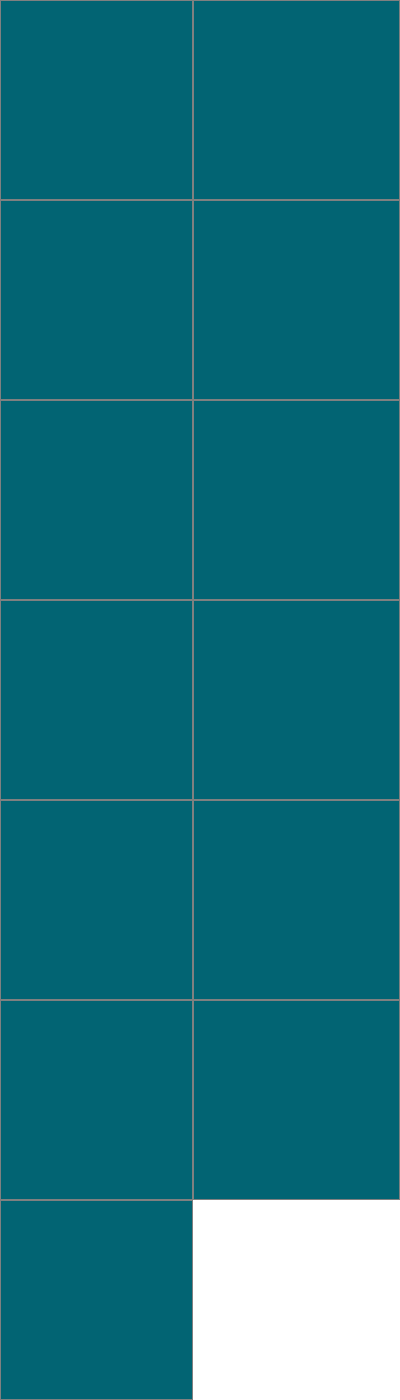
            <widget class="QWidget" name="scrollAreaWidgetContentsCalcMenu">
             <property name="geometry">
              <rect>
               <x>0</x>
               <y>0</y>
               <width>400</width>
               <height>1400</height>
              </rect>
             </property>
             <property name="sizePolicy">
              <sizepolicy hsizetype="MinimumExpanding" vsizetype="Fixed">
               <horstretch>0</horstretch>
               <verstretch>0</verstretch>
              </sizepolicy>
             </property>
             <property name="minimumSize">
              <size>
               <width>400</width>
               <height>1400</height>
              </size>
             </property>
             <property name="baseSize">
              <size>
               <width>400</width>
               <height>1400</height>
              </size>
             </property>
             <property name="autoFillBackground">
              <bool>false</bool>
             </property>
             <property name="styleSheet">
              <string notr="true">background-color: rgb(255,255,255);</string>
             </property>
             <layout class="QGridLayout" name="gridLayout_3">
              <property name="leftMargin">
               <number>0</number>
              </property>
              <property name="topMargin">
               <number>0</number>
              </property>
              <property name="rightMargin">
               <number>0</number>
              </property>
              <property name="bottomMargin">
               <number>0</number>
              </property>
              <property name="spacing">
               <number>0</number>
              </property>
              <item row="4" column="2">
               <widget class="QPushButton" name="pushButtonCnvPower">
                <property name="sizePolicy">
                 <sizepolicy hsizetype="MinimumExpanding" vsizetype="Fixed">
                  <horstretch>0</horstretch>
                  <verstretch>0</verstretch>
                 </sizepolicy>
                </property>
                <property name="minimumSize">
                 <size>
                  <width>190</width>
                  <height>200</height>
                 </size>
                </property>
                <property name="maximumSize">
                 <size>
                  <width>16777215</width>
                  <height>200</height>
                 </size>
                </property>
                <property name="baseSize">
                 <size>
                  <width>190</width>
                  <height>200</height>
                 </size>
                </property>
                <property name="toolTip">
                 <string>Power (Ctrl +J)</string>
                </property>
                <property name="styleSheet">
                 <string notr="true">QPushButton {
    border: 1px solid gray;
    background-color: rgb(2, 100, 115);
}
QPushButton:hover {
    border: 0px;
    background-color: rgb(57, 100, 107);
}
QPushButton:pressed {
    border: 0px;
    background-color: rgb(86, 151, 161);
}</string>
                </property>
                <property name="text">
                 <string/>
                </property>
                <property name="icon">
                 <iconset>
                  <normalon>:/images/power</normalon>
                 </iconset>
                </property>
                <property name="iconSize">
                 <size>
                  <width>150</width>
                  <height>150</height>
                 </size>
                </property>
                <property name="shortcut">
                 <string>Ctrl+J</string>
                </property>
               </widget>
              </item>
              <item row="6" column="0">
               <widget class="QPushButton" name="pushButtonCnvData">
                <property name="sizePolicy">
                 <sizepolicy hsizetype="MinimumExpanding" vsizetype="Fixed">
                  <horstretch>0</horstretch>
                  <verstretch>0</verstretch>
                 </sizepolicy>
                </property>
                <property name="minimumSize">
                 <size>
                  <width>190</width>
                  <height>200</height>
                 </size>
                </property>
                <property name="maximumSize">
                 <size>
                  <width>16777215</width>
                  <height>200</height>
                 </size>
                </property>
                <property name="baseSize">
                 <size>
                  <width>190</width>
                  <height>200</height>
                 </size>
                </property>
                <property name="toolTip">
                 <string>Data (Ctrl +M)</string>
                </property>
                <property name="styleSheet">
                 <string notr="true">QPushButton {
    border: 1px solid gray;
    background-color: rgb(2, 100, 115);
}
QPushButton:hover {
    border: 0px;
    background-color: rgb(57, 100, 107);
}
QPushButton:pressed {
    border: 0px;
    background-color: rgb(86, 151, 161);
}</string>
                </property>
                <property name="text">
                 <string/>
                </property>
                <property name="icon">
                 <iconset>
                  <normalon>:/images/data</normalon>
                 </iconset>
                </property>
                <property name="iconSize">
                 <size>
                  <width>150</width>
                  <height>150</height>
                 </size>
                </property>
                <property name="shortcut">
                 <string>Ctrl+M</string>
                </property>
               </widget>
              </item>
              <item row="5" column="2">
               <widget class="QPushButton" name="pushButtonCnvAngle">
                <property name="sizePolicy">
                 <sizepolicy hsizetype="MinimumExpanding" vsizetype="Fixed">
                  <horstretch>0</horstretch>
                  <verstretch>0</verstretch>
                 </sizepolicy>
                </property>
                <property name="minimumSize">
                 <size>
                  <width>190</width>
                  <height>200</height>
                 </size>
                </property>
                <property name="maximumSize">
                 <size>
                  <width>16777215</width>
                  <height>200</height>
                 </size>
                </property>
                <property name="baseSize">
                 <size>
                  <width>190</width>
                  <height>200</height>
                 </size>
                </property>
                <property name="toolTip">
                 <string>Angle (Ctrl +L)</string>
                </property>
                <property name="styleSheet">
                 <string notr="true">QPushButton {
    border: 1px solid gray;
    background-color: rgb(2, 100, 115);
}
QPushButton:hover {
    border: 0px;
    background-color: rgb(57, 100, 107);
}
QPushButton:pressed {
    border: 0px;
    background-color: rgb(86, 151, 161);
}</string>
                </property>
                <property name="text">
                 <string/>
                </property>
                <property name="icon">
                 <iconset>
                  <normalon>:/images/angle</normalon>
                 </iconset>
                </property>
                <property name="iconSize">
                 <size>
                  <width>145</width>
                  <height>145</height>
                 </size>
                </property>
                <property name="shortcut">
                 <string>Ctrl+L</string>
                </property>
               </widget>
              </item>
              <item row="1" column="0">
               <widget class="QPushButton" name="pushButtonCnvLength">
                <property name="sizePolicy">
                 <sizepolicy hsizetype="MinimumExpanding" vsizetype="Fixed">
                  <horstretch>0</horstretch>
                  <verstretch>0</verstretch>
                 </sizepolicy>
                </property>
                <property name="minimumSize">
                 <size>
                  <width>190</width>
                  <height>200</height>
                 </size>
                </property>
                <property name="maximumSize">
                 <size>
                  <width>16777215</width>
                  <height>200</height>
                 </size>
                </property>
                <property name="baseSize">
                 <size>
                  <width>190</width>
                  <height>200</height>
                 </size>
                </property>
                <property name="toolTip">
                 <string>Length (Ctrl +C)</string>
                </property>
                <property name="styleSheet">
                 <string notr="true">QPushButton {
    border: 1px solid gray;
    background-color: rgb(2, 100, 115);
}
QPushButton:hover {
    border: 0px;
    background-color: rgb(57, 100, 107);
}
QPushButton:pressed {
    border: 0px;
    background-color: rgb(86, 151, 161);
}</string>
                </property>
                <property name="text">
                 <string/>
                </property>
                <property name="icon">
                 <iconset>
                  <normalon>:/images/length</normalon>
                 </iconset>
                </property>
                <property name="iconSize">
                 <size>
                  <width>150</width>
                  <height>150</height>
                 </size>
                </property>
                <property name="shortcut">
                 <string>Ctrl+C</string>
                </property>
               </widget>
              </item>
              <item row="2" column="0">
               <widget class="QPushButton" name="pushButtonCnvVolume">
                <property name="sizePolicy">
                 <sizepolicy hsizetype="MinimumExpanding" vsizetype="Fixed">
                  <horstretch>0</horstretch>
                  <verstretch>0</verstretch>
                 </sizepolicy>
                </property>
                <property name="minimumSize">
                 <size>
                  <width>190</width>
                  <height>200</height>
                 </size>
                </property>
                <property name="maximumSize">
                 <size>
                  <width>16777215</width>
                  <height>200</height>
                 </size>
                </property>
                <property name="baseSize">
                 <size>
                  <width>190</width>
                  <height>200</height>
                 </size>
                </property>
                <property name="toolTip">
                 <string>Volume (Ctrl +E)</string>
                </property>
                <property name="styleSheet">
                 <string notr="true">QPushButton {
    border: 1px solid gray;
    background-color: rgb(2, 100, 115);
}
QPushButton:hover {
    border: 0px;
    background-color: rgb(57, 100, 107);
}
QPushButton:pressed {
    border: 0px;
    background-color: rgb(86, 151, 161);
}</string>
                </property>
                <property name="text">
                 <string/>
                </property>
                <property name="icon">
                 <iconset>
                  <normalon>:/images/volume</normalon>
                 </iconset>
                </property>
                <property name="iconSize">
                 <size>
                  <width>150</width>
                  <height>150</height>
                 </size>
                </property>
                <property name="shortcut">
                 <string>Ctrl+E</string>
                </property>
               </widget>
              </item>
              <item row="2" column="2">
               <widget class="QPushButton" name="pushButtonCnvWeight">
                <property name="sizePolicy">
                 <sizepolicy hsizetype="MinimumExpanding" vsizetype="Fixed">
                  <horstretch>0</horstretch>
                  <verstretch>0</verstretch>
                 </sizepolicy>
                </property>
                <property name="minimumSize">
                 <size>
                  <width>190</width>
                  <height>200</height>
                 </size>
                </property>
                <property name="maximumSize">
                 <size>
                  <width>16777215</width>
                  <height>200</height>
                 </size>
                </property>
                <property name="baseSize">
                 <size>
                  <width>190</width>
                  <height>200</height>
                 </size>
                </property>
                <property name="toolTip">
                 <string>Weight (Ctrl +F)</string>
                </property>
                <property name="styleSheet">
                 <string notr="true">QPushButton {
    border: 1px solid gray;
    background-color: rgb(2, 100, 115);
}
QPushButton:hover {
    border: 0px;
    background-color: rgb(57, 100, 107);
}
QPushButton:pressed {
    border: 0px;
    background-color: rgb(86, 151, 161);
}</string>
                </property>
                <property name="text">
                 <string/>
                </property>
                <property name="icon">
                 <iconset>
                  <normalon>:/images/weight</normalon>
                 </iconset>
                </property>
                <property name="iconSize">
                 <size>
                  <width>150</width>
                  <height>150</height>
                 </size>
                </property>
                <property name="shortcut">
                 <string>Ctrl+F</string>
                </property>
               </widget>
              </item>
              <item row="3" column="2">
               <widget class="QPushButton" name="pushButtonCnvVelocity">
                <property name="sizePolicy">
                 <sizepolicy hsizetype="MinimumExpanding" vsizetype="Fixed">
                  <horstretch>0</horstretch>
                  <verstretch>0</verstretch>
                 </sizepolicy>
                </property>
                <property name="minimumSize">
                 <size>
                  <width>190</width>
                  <height>200</height>
                 </size>
                </property>
                <property name="maximumSize">
                 <size>
                  <width>16777215</width>
                  <height>200</height>
                 </size>
                </property>
                <property name="baseSize">
                 <size>
                  <width>190</width>
                  <height>200</height>
                 </size>
                </property>
                <property name="toolTip">
                 <string>Velocity (Ctrl +H)</string>
                </property>
                <property name="styleSheet">
                 <string notr="true">QPushButton {
    border: 1px solid gray;
    background-color: rgb(2, 100, 115);
}
QPushButton:hover {
    border: 0px;
    background-color: rgb(57, 100, 107);
}
QPushButton:pressed {
    border: 0px;
    background-color: rgb(86, 151, 161);
}</string>
                </property>
                <property name="text">
                 <string/>
                </property>
                <property name="icon">
                 <iconset>
                  <normalon>:/images/velocity</normalon>
                 </iconset>
                </property>
                <property name="iconSize">
                 <size>
                  <width>150</width>
                  <height>150</height>
                 </size>
                </property>
                <property name="shortcut">
                 <string>Ctrl+H</string>
                </property>
               </widget>
              </item>
              <item row="4" column="0">
               <widget class="QPushButton" name="pushButtonCnvEnergy">
                <property name="sizePolicy">
                 <sizepolicy hsizetype="MinimumExpanding" vsizetype="Fixed">
                  <horstretch>0</horstretch>
                  <verstretch>0</verstretch>
                 </sizepolicy>
                </property>
                <property name="minimumSize">
                 <size>
                  <width>190</width>
                  <height>200</height>
                 </size>
                </property>
                <property name="maximumSize">
                 <size>
                  <width>16777215</width>
                  <height>200</height>
                 </size>
                </property>
                <property name="baseSize">
                 <size>
                  <width>190</width>
                  <height>200</height>
                 </size>
                </property>
                <property name="toolTip">
                 <string>Energy (Ctrl +I)</string>
                </property>
                <property name="styleSheet">
                 <string notr="true">QPushButton {
    border: 1px solid gray;
    background-color: rgb(2, 100, 115);
}
QPushButton:hover {
    border: 0px;
    background-color: rgb(57, 100, 107);
}
QPushButton:pressed {
    border: 0px;
    background-color: rgb(86, 151, 161);
}</string>
                </property>
                <property name="text">
                 <string/>
                </property>
                <property name="icon">
                 <iconset>
                  <normalon>:/images/energy</normalon>
                 </iconset>
                </property>
                <property name="iconSize">
                 <size>
                  <width>150</width>
                  <height>150</height>
                 </size>
                </property>
                <property name="shortcut">
                 <string>Ctrl+I</string>
                </property>
               </widget>
              </item>
              <item row="5" column="0">
               <widget class="QPushButton" name="pushButtonCnvPressure">
                <property name="sizePolicy">
                 <sizepolicy hsizetype="MinimumExpanding" vsizetype="Fixed">
                  <horstretch>0</horstretch>
                  <verstretch>0</verstretch>
                 </sizepolicy>
                </property>
                <property name="minimumSize">
                 <size>
                  <width>190</width>
                  <height>200</height>
                 </size>
                </property>
                <property name="maximumSize">
                 <size>
                  <width>16777215</width>
                  <height>200</height>
                 </size>
                </property>
                <property name="baseSize">
                 <size>
                  <width>190</width>
                  <height>200</height>
                 </size>
                </property>
                <property name="toolTip">
                 <string>Pressure (Ctrl +K)</string>
                </property>
                <property name="styleSheet">
                 <string notr="true">QPushButton {
    border: 1px solid gray;
    background-color: rgb(2, 100, 115);
}
QPushButton:hover {
    border: 0px;
    background-color: rgb(57, 100, 107);
}
QPushButton:pressed {
    border: 0px;
    background-color: rgb(86, 151, 161);
}</string>
                </property>
                <property name="text">
                 <string/>
                </property>
                <property name="icon">
                 <iconset>
                  <normalon>:/images/pressure</normalon>
                 </iconset>
                </property>
                <property name="iconSize">
                 <size>
                  <width>155</width>
                  <height>155</height>
                 </size>
                </property>
                <property name="shortcut">
                 <string>Ctrl+K</string>
                </property>
               </widget>
              </item>
              <item row="1" column="2">
               <widget class="QPushButton" name="pushButtonCnvArea">
                <property name="sizePolicy">
                 <sizepolicy hsizetype="MinimumExpanding" vsizetype="Fixed">
                  <horstretch>0</horstretch>
                  <verstretch>0</verstretch>
                 </sizepolicy>
                </property>
                <property name="minimumSize">
                 <size>
                  <width>190</width>
                  <height>200</height>
                 </size>
                </property>
                <property name="maximumSize">
                 <size>
                  <width>16777215</width>
                  <height>200</height>
                 </size>
                </property>
                <property name="baseSize">
                 <size>
                  <width>190</width>
                  <height>200</height>
                 </size>
                </property>
                <property name="toolTip">
                 <string>Area (Ctrl +D)</string>
                </property>
                <property name="styleSheet">
                 <string notr="true">QPushButton {
    border: 1px solid gray;
    background-color: rgb(2, 100, 115);
}
QPushButton:hover {
    border: 0px;
    background-color: rgb(57, 100, 107);
}
QPushButton:pressed {
    border: 0px;
    background-color: rgb(86, 151, 161);
}</string>
                </property>
                <property name="text">
                 <string/>
                </property>
                <property name="icon">
                 <iconset>
                  <normalon>:/images/area</normalon>
                 </iconset>
                </property>
                <property name="iconSize">
                 <size>
                  <width>145</width>
                  <height>145</height>
                 </size>
                </property>
                <property name="shortcut">
                 <string>Ctrl+D</string>
                </property>
               </widget>
              </item>
              <item row="3" column="0">
               <widget class="QPushButton" name="pushButtonCnvTime">
                <property name="sizePolicy">
                 <sizepolicy hsizetype="MinimumExpanding" vsizetype="Fixed">
                  <horstretch>0</horstretch>
                  <verstretch>0</verstretch>
                 </sizepolicy>
                </property>
                <property name="minimumSize">
                 <size>
                  <width>190</width>
                  <height>200</height>
                 </size>
                </property>
                <property name="maximumSize">
                 <size>
                  <width>16777215</width>
                  <height>200</height>
                 </size>
                </property>
                <property name="baseSize">
                 <size>
                  <width>190</width>
                  <height>200</height>
                 </size>
                </property>
                <property name="toolTip">
                 <string>Time (Ctrl +G)</string>
                </property>
                <property name="styleSheet">
                 <string notr="true">QPushButton {
    border: 1px solid gray;
    background-color: rgb(2, 100, 115);
}
QPushButton:hover {
    border: 0px;
    background-color: rgb(57, 100, 107);
}
QPushButton:pressed {
    border: 0px;
    background-color: rgb(86, 151, 161);
}</string>
                </property>
                <property name="text">
                 <string/>
                </property>
                <property name="icon">
                 <iconset>
                  <normalon>:/images/time</normalon>
                 </iconset>
                </property>
                <property name="iconSize">
                 <size>
                  <width>150</width>
                  <height>150</height>
                 </size>
                </property>
                <property name="shortcut">
                 <string>Ctrl+G</string>
                </property>
               </widget>
              </item>
              <item row="0" column="0">
               <widget class="QPushButton" name="pushButtonCalcScience">
                <property name="sizePolicy">
                 <sizepolicy hsizetype="MinimumExpanding" vsizetype="Fixed">
                  <horstretch>0</horstretch>
                  <verstretch>0</verstretch>
                 </sizepolicy>
                </property>
                <property name="minimumSize">
                 <size>
                  <width>190</width>
                  <height>200</height>
                 </size>
                </property>
                <property name="maximumSize">
                 <size>
                  <width>16777215</width>
                  <height>200</height>
                 </size>
                </property>
                <property name="baseSize">
                 <size>
                  <width>190</width>
                  <height>200</height>
                 </size>
                </property>
                <property name="toolTip">
                 <string>Science (Ctrl +A)</string>
                </property>
                <property name="styleSheet">
                 <string notr="true">QPushButton {
    border: 1px solid gray;
    background-color: rgb(2, 100, 115);
}
QPushButton:hover {
    border: 0px;
    background-color: rgb(57, 100, 107);
}
QPushButton:pressed {
    border: 0px;
    background-color: rgb(86, 151, 161);
}</string>
                </property>
                <property name="text">
                 <string/>
                </property>
                <property name="icon">
                 <iconset>
                  <normalon>:/images/science</normalon>
                 </iconset>
                </property>
                <property name="iconSize">
                 <size>
                  <width>150</width>
                  <height>150</height>
                 </size>
                </property>
                <property name="shortcut">
                 <string>Ctrl+A</string>
                </property>
               </widget>
              </item>
              <item row="0" column="2">
               <widget class="QPushButton" name="pushButtonCalcProgrammer">
                <property name="sizePolicy">
                 <sizepolicy hsizetype="MinimumExpanding" vsizetype="Fixed">
                  <horstretch>0</horstretch>
                  <verstretch>0</verstretch>
                 </sizepolicy>
                </property>
                <property name="minimumSize">
                 <size>
                  <width>190</width>
                  <height>200</height>
                 </size>
                </property>
                <property name="maximumSize">
                 <size>
                  <width>16777215</width>
                  <height>200</height>
                 </size>
                </property>
                <property name="baseSize">
                 <size>
                  <width>190</width>
                  <height>200</height>
                 </size>
                </property>
                <property name="toolTip">
                 <string>Programmer (Ctrl +B)</string>
                </property>
                <property name="styleSheet">
                 <string notr="true">QPushButton {
    border: 1px solid gray;
    background-color: rgb(2, 100, 115);
}
QPushButton:hover {
    border: 0px;
    background-color: rgb(57, 100, 107);
}
QPushButton:pressed {
    border: 0px;
    background-color: rgb(86, 151, 161);
}</string>
                </property>
                <property name="text">
                 <string/>
                </property>
                <property name="icon">
                 <iconset>
                  <normalon>:/images/programmer</normalon>
                 </iconset>
                </property>
                <property name="iconSize">
                 <size>
                  <width>150</width>
                  <height>150</height>
                 </size>
                </property>
                <property name="shortcut">
                 <string>Ctrl+B</string>
                </property>
               </widget>
              </item>
              <item row="6" column="1" colspan="2">
               <spacer name="verticalSpacer">
                <property name="orientation">
                 <enum>Qt::Vertical</enum>
                </property>
                <property name="sizeHint" stdset="0">
                 <size>
                  <width>207</width>
                  <height>197</height>
                 </size>
                </property>
               </spacer>
              </item>
             </layout>
            </widget>
